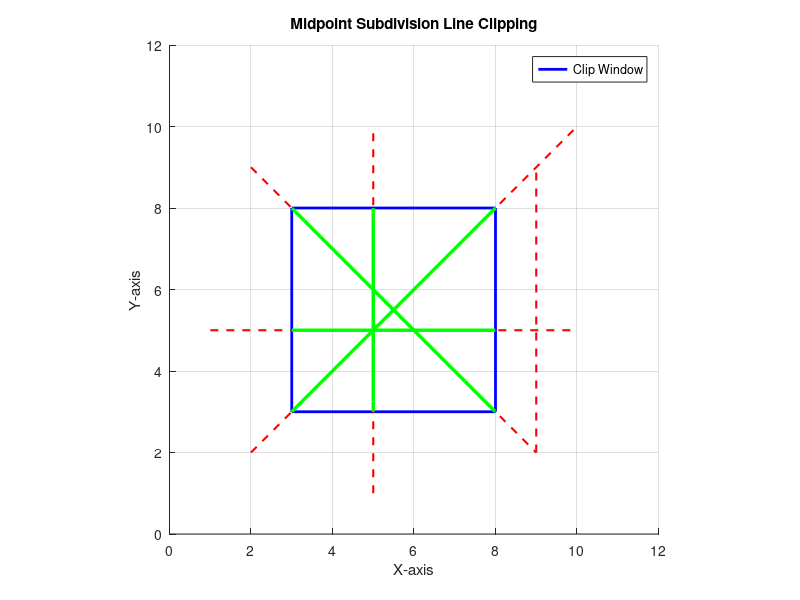

Write MATLAB code to recreate this figure.
clc; clear; close all;

XMIN = 3; YMIN = 3; XMAX = 8; YMAX = 8;
INSIDE = 0; LEFT = 1; RIGHT = 2; BOTTOM = 4; TOP = 8;
EPSILON = 0.01;

LINES = {[2, 2, 10, 10]; [1, 5, 10, 5]; [5, 1, 5, 10]; [9, 2, 9, 9]; [2, 9, 9, 2]};

function CODE = compute_outcode(X, Y, XMIN, YMIN, XMAX, YMAX, INSIDE, LEFT, RIGHT, BOTTOM, TOP)
    CODE = INSIDE;
    if X < XMIN, CODE = bitor(CODE, LEFT); end
    if X > XMAX, CODE = bitor(CODE, RIGHT); end
    if Y < YMIN, CODE = bitor(CODE, BOTTOM); end
    if Y > YMAX, CODE = bitor(CODE, TOP); end
end

function SEGMENTS = midpoint_subdivision(X1, Y1, X2, Y2, XMIN, YMIN, XMAX, YMAX, INSIDE, LEFT, RIGHT, BOTTOM, TOP, EPSILON)
    SEGMENTS = [];
    OUTCODE1 = compute_outcode(X1, Y1, XMIN, YMIN, XMAX, YMAX, INSIDE, LEFT, RIGHT, BOTTOM, TOP);
    OUTCODE2 = compute_outcode(X2, Y2, XMIN, YMIN, XMAX, YMAX, INSIDE, LEFT, RIGHT, BOTTOM, TOP);
    
    if ~bitor(OUTCODE1, OUTCODE2)
        SEGMENTS = [SEGMENTS; X1, Y1, X2, Y2];
        return;
    end
    
    if bitand(OUTCODE1, OUTCODE2)
        return;
    end
    
    if abs(X2 - X1) < EPSILON && abs(Y2 - Y1) < EPSILON
        return;
    end
    
    XM = (X1 + X2) / 2;
    YM = (Y1 + Y2) / 2;
    
    SEG1 = midpoint_subdivision(X1, Y1, XM, YM, XMIN, YMIN, XMAX, YMAX, INSIDE, LEFT, RIGHT, BOTTOM, TOP, EPSILON);
    SEG2 = midpoint_subdivision(XM, YM, X2, Y2, XMIN, YMIN, XMAX, YMAX, INSIDE, LEFT, RIGHT, BOTTOM, TOP, EPSILON);
    
    SEGMENTS = [SEGMENTS; SEG1; SEG2];
end

figure;
hold on; grid on; axis equal;
title('Midpoint Subdivision Line Clipping');
xlabel('X-axis'); ylabel('Y-axis');

plot([XMIN, XMAX, XMAX, XMIN, XMIN], [YMIN, YMIN, YMAX, YMAX, YMIN], 'b-', 'LineWidth', 2, 'DisplayName', 'Clip Window');

for I = 1:length(LINES)
    LINE = LINES{I};
    X1 = LINE(1); Y1 = LINE(2); X2 = LINE(3); Y2 = LINE(4);
    
    plot([X1, X2], [Y1, Y2], 'r--', 'LineWidth', 1.5);
    
    CLIPPED_SEGMENTS = midpoint_subdivision(X1, Y1, X2, Y2, XMIN, YMIN, XMAX, YMAX, INSIDE, LEFT, RIGHT, BOTTOM, TOP, EPSILON);
    for J = 1:size(CLIPPED_SEGMENTS, 1)
        SEG = CLIPPED_SEGMENTS(J, :);
        plot([SEG(1), SEG(3)], [SEG(2), SEG(4)], 'g-', 'LineWidth', 2.5);
    end
end

xlim([0, 12]); ylim([0, 12]);
legend('Clip Window', 'Location', 'best');
